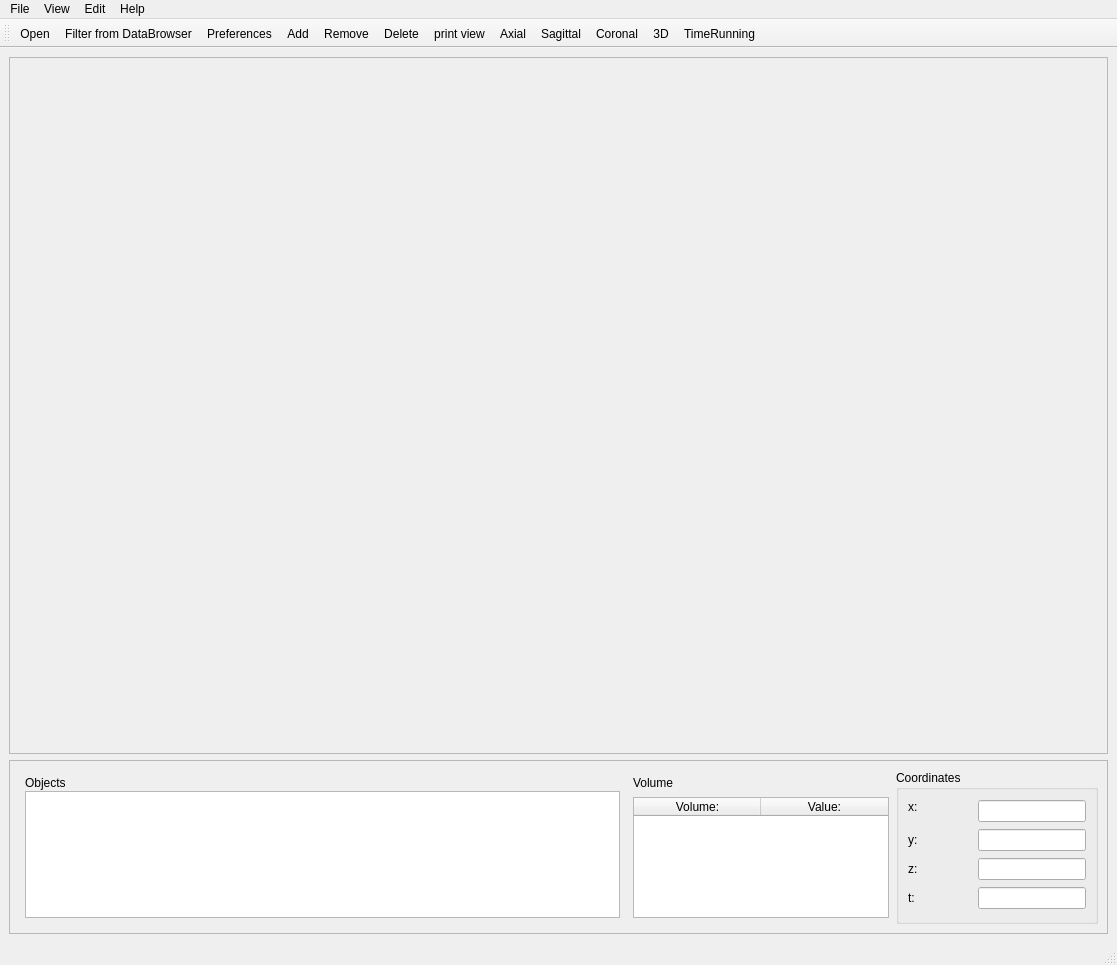
<?xml version="1.0" encoding="UTF-8"?>
<ui version="4.0">
 <class>MainWindow</class>
 <widget class="QMainWindow" name="MainWindow">
  <property name="geometry">
   <rect>
    <x>0</x>
    <y>0</y>
    <width>1117</width>
    <height>965</height>
   </rect>
  </property>
  <property name="windowTitle">
   <string>MainWindow</string>
  </property>
  <widget class="QWidget" name="centralwidget">
   <layout class="QVBoxLayout" name="verticalLayout">
    <item>
     <widget class="QFrame" name="windows">
      <property name="sizePolicy">
       <sizepolicy hsizetype="Preferred" vsizetype="Preferred">
        <horstretch>0</horstretch>
        <verstretch>8</verstretch>
       </sizepolicy>
      </property>
      <property name="minimumSize">
       <size>
        <width>0</width>
        <height>200</height>
       </size>
      </property>
      <property name="baseSize">
       <size>
        <width>0</width>
        <height>0</height>
       </size>
      </property>
      <property name="acceptDrops">
       <bool>true</bool>
      </property>
      <property name="frameShape">
       <enum>QFrame::StyledPanel</enum>
      </property>
      <property name="frameShadow">
       <enum>QFrame::Raised</enum>
      </property>
      <property name="lineWidth">
       <number>1</number>
      </property>
     </widget>
    </item>
    <item>
     <widget class="QFrame" name="frame">
      <property name="sizePolicy">
       <sizepolicy hsizetype="Preferred" vsizetype="Preferred">
        <horstretch>0</horstretch>
        <verstretch>2</verstretch>
       </sizepolicy>
      </property>
      <property name="frameShape">
       <enum>QFrame::StyledPanel</enum>
      </property>
      <property name="frameShadow">
       <enum>QFrame::Raised</enum>
      </property>
      <layout class="QHBoxLayout" name="horizontalLayout" stretch="0,0,0">
       <property name="spacing">
        <number>7</number>
       </property>
       <item>
        <widget class="QWidget" name="objectWidget" native="true">
         <property name="sizePolicy">
          <sizepolicy hsizetype="Preferred" vsizetype="Preferred">
           <horstretch>3</horstretch>
           <verstretch>0</verstretch>
          </sizepolicy>
         </property>
         <layout class="QVBoxLayout" name="Objectbox" stretch="0,0">
          <property name="spacing">
           <number>1</number>
          </property>
          <property name="leftMargin">
           <number>6</number>
          </property>
          <property name="topMargin">
           <number>6</number>
          </property>
          <property name="rightMargin">
           <number>6</number>
          </property>
          <property name="bottomMargin">
           <number>6</number>
          </property>
          <item>
           <widget class="QLabel" name="label_6">
            <property name="sizePolicy">
             <sizepolicy hsizetype="Preferred" vsizetype="Preferred">
              <horstretch>0</horstretch>
              <verstretch>0</verstretch>
             </sizepolicy>
            </property>
            <property name="font">
             <font>
              <pointsize>9</pointsize>
              <weight>50</weight>
              <bold>false</bold>
             </font>
            </property>
            <property name="text">
             <string>Objects</string>
            </property>
            <property name="margin">
             <number>4</number>
            </property>
           </widget>
          </item>
          <item>
           <widget class="QListWidget" name="objectslist">
            <property name="sizePolicy">
             <sizepolicy hsizetype="Expanding" vsizetype="Expanding">
              <horstretch>2</horstretch>
              <verstretch>0</verstretch>
             </sizepolicy>
            </property>
           </widget>
          </item>
         </layout>
        </widget>
       </item>
       <item>
        <layout class="QVBoxLayout" name="volumeWidget" stretch="0,0">
         <property name="topMargin">
          <number>6</number>
         </property>
         <property name="bottomMargin">
          <number>6</number>
         </property>
         <item>
          <widget class="QLabel" name="label_7">
           <property name="font">
            <font>
             <weight>50</weight>
             <bold>false</bold>
            </font>
           </property>
           <property name="text">
            <string>Volume</string>
           </property>
           <property name="margin">
            <number>4</number>
           </property>
          </widget>
         </item>
         <item>
          <widget class="QTableWidget" name="volumesBox">
           <property name="sizePolicy">
            <sizepolicy hsizetype="Expanding" vsizetype="Expanding">
             <horstretch>0</horstretch>
             <verstretch>0</verstretch>
            </sizepolicy>
           </property>
           <property name="editTriggers">
            <set>QAbstractItemView::NoEditTriggers</set>
           </property>
           <property name="verticalScrollMode">
            <enum>QAbstractItemView::ScrollPerItem</enum>
           </property>
           <property name="horizontalScrollMode">
            <enum>QAbstractItemView::ScrollPerPixel</enum>
           </property>
           <attribute name="horizontalHeaderMinimumSectionSize">
            <number>38</number>
           </attribute>
           <attribute name="horizontalHeaderDefaultSectionSize">
            <number>127</number>
           </attribute>
           <column>
            <property name="text">
             <string>Volume:</string>
            </property>
           </column>
           <column>
            <property name="text">
             <string>Value:</string>
            </property>
           </column>
          </widget>
         </item>
        </layout>
       </item>
       <item>
        <widget class="QGroupBox" name="groupBox">
         <property name="sizePolicy">
          <sizepolicy hsizetype="Preferred" vsizetype="Preferred">
           <horstretch>1</horstretch>
           <verstretch>0</verstretch>
          </sizepolicy>
         </property>
         <property name="sizeIncrement">
          <size>
           <width>0</width>
           <height>0</height>
          </size>
         </property>
         <property name="title">
          <string>Coordinates</string>
         </property>
         <layout class="QGridLayout">
          <property name="spacing">
           <number>6</number>
          </property>
          <item row="0" column="0">
           <widget class="QLabel" name="infoLabel">
            <property name="text">
             <string>x:</string>
            </property>
            <property name="alignment">
             <set>Qt::AlignLeading|Qt::AlignLeft|Qt::AlignTop</set>
            </property>
           </widget>
          </item>
          <item row="0" column="1">
           <spacer>
            <property name="orientation">
             <enum>Qt::Horizontal</enum>
            </property>
            <property name="sizeHint" stdset="0">
             <size>
              <width>11</width>
              <height>20</height>
             </size>
            </property>
           </spacer>
          </item>
          <item row="0" column="2">
           <widget class="QLineEdit" name="coordXEdit"/>
          </item>
          <item row="1" column="0">
           <widget class="QLabel" name="label_2">
            <property name="text">
             <string>y:</string>
            </property>
           </widget>
          </item>
          <item row="1" column="1">
           <spacer>
            <property name="orientation">
             <enum>Qt::Horizontal</enum>
            </property>
            <property name="sizeHint" stdset="0">
             <size>
              <width>11</width>
              <height>20</height>
             </size>
            </property>
           </spacer>
          </item>
          <item row="1" column="2">
           <widget class="QLineEdit" name="coordYEdit"/>
          </item>
          <item row="2" column="0">
           <widget class="QLabel" name="label_3">
            <property name="text">
             <string>z:</string>
            </property>
           </widget>
          </item>
          <item row="2" column="1">
           <spacer>
            <property name="orientation">
             <enum>Qt::Horizontal</enum>
            </property>
            <property name="sizeHint" stdset="0">
             <size>
              <width>11</width>
              <height>20</height>
             </size>
            </property>
           </spacer>
          </item>
          <item row="2" column="2">
           <widget class="QLineEdit" name="coordZEdit"/>
          </item>
          <item row="3" column="0">
           <widget class="QLabel" name="label_4">
            <property name="text">
             <string>t:</string>
            </property>
           </widget>
          </item>
          <item row="3" column="1">
           <spacer>
            <property name="orientation">
             <enum>Qt::Horizontal</enum>
            </property>
            <property name="sizeHint" stdset="0">
             <size>
              <width>11</width>
              <height>20</height>
             </size>
            </property>
           </spacer>
          </item>
          <item row="3" column="2">
           <widget class="QLineEdit" name="coordTEdit"/>
          </item>
         </layout>
        </widget>
       </item>
      </layout>
     </widget>
    </item>
   </layout>
  </widget>
  <widget class="QMenuBar" name="menubar">
   <property name="enabled">
    <bool>true</bool>
   </property>
   <property name="geometry">
    <rect>
     <x>0</x>
     <y>0</y>
     <width>1117</width>
     <height>20</height>
    </rect>
   </property>
   <property name="baseSize">
    <size>
     <width>0</width>
     <height>0</height>
    </size>
   </property>
   <widget class="QMenu" name="menuFile">
    <property name="title">
     <string>File</string>
    </property>
    <addaction name="fileOpenAction"/>
    <addaction name="separator"/>
    <addaction name="filterAction"/>
    <addaction name="separator"/>
    <addaction name="actionRecent_file"/>
    <addaction name="separator"/>
    <addaction name="actionSave"/>
    <addaction name="separator"/>
    <addaction name="fileExitAction"/>
   </widget>
   <widget class="QMenu" name="menuView">
    <property name="title">
     <string>View</string>
    </property>
    <addaction name="viewEnable_Volume_RenderingAction"/>
    <addaction name="separator"/>
    <addaction name="viewOpen_Anatomist_main_window"/>
    <addaction name="separator"/>
   </widget>
   <widget class="QMenu" name="menuHelp">
    <property name="title">
     <string>Help</string>
    </property>
   </widget>
   <widget class="QMenu" name="menuEdit">
    <property name="title">
     <string>Edit</string>
    </property>
    <addaction name="actionPreferences"/>
    <addaction name="separator"/>
   </widget>
   <addaction name="menuFile"/>
   <addaction name="menuView"/>
   <addaction name="menuEdit"/>
   <addaction name="menuHelp"/>
  </widget>
  <widget class="QStatusBar" name="statusbar">
   <property name="enabled">
    <bool>true</bool>
   </property>
  </widget>
  <widget class="QToolBar" name="toolBar">
   <property name="windowTitle">
    <string>toolBar</string>
   </property>
   <property name="iconSize">
    <size>
     <width>23</width>
     <height>20</height>
    </size>
   </property>
   <attribute name="toolBarArea">
    <enum>TopToolBarArea</enum>
   </attribute>
   <attribute name="toolBarBreak">
    <bool>false</bool>
   </attribute>
   <addaction name="fileOpenAction"/>
   <addaction name="filterAction"/>
   <addaction name="actionPreferences"/>
   <addaction name="editAddAction"/>
   <addaction name="editRemoveAction"/>
   <addaction name="editDeleteAction"/>
   <addaction name="actionprint_view"/>
   <addaction name="actionAxial"/>
   <addaction name="actionSagittal"/>
   <addaction name="actionCoronal"/>
   <addaction name="action3D"/>
   <addaction name="actionTimeRunning"/>
  </widget>
  <action name="filterAction">
   <property name="icon">
    <iconset resource="IconResources.qrc">
     <normaloff>:/database.png</normaloff>
    </iconset>
   </property>
   <property name="text">
    <string>Filter from DataBrowser</string>
   </property>
  </action>
  <action name="actionAdd_from_directory">
   <property name="text">
    <string>Add from directory</string>
   </property>
  </action>
  <action name="actionRecent_file">
   <property name="text">
    <string>Recent file</string>
   </property>
  </action>
  <action name="viewEnable_Volume_RenderingAction">
   <property name="checkable">
    <bool>true</bool>
   </property>
   <property name="text">
    <string>Enable volume rendering</string>
   </property>
  </action>
  <action name="fileOpenAction">
   <property name="icon">
    <iconset resource="IconResources.qrc">
     <normaloff>:/folder.png</normaloff>
    </iconset>
   </property>
   <property name="text">
    <string>Open</string>
   </property>
  </action>
  <action name="actionSave">
   <property name="text">
    <string>Save</string>
   </property>
  </action>
  <action name="fileExitAction">
   <property name="text">
    <string>Exit</string>
   </property>
  </action>
  <action name="editAddAction">
   <property name="icon">
    <iconset resource="IconResources.qrc">
     <normaloff>:/plus.png</normaloff>
    </iconset>
   </property>
   <property name="text">
    <string>Add</string>
   </property>
   <property name="toolTip">
    <string>Add image to view</string>
   </property>
   <property name="shortcut">
    <string>+</string>
   </property>
  </action>
  <action name="editRemoveAction">
   <property name="icon">
    <iconset resource="IconResources.qrc">
     <normaloff>:/signe-moins.png</normaloff>
    </iconset>
   </property>
   <property name="text">
    <string>Remove</string>
   </property>
   <property name="toolTip">
    <string>Remove image from view</string>
   </property>
   <property name="shortcut">
    <string>-</string>
   </property>
  </action>
  <action name="editDeleteAction">
   <property name="icon">
    <iconset resource="IconResources.qrc">
     <normaloff>:/delete.png</normaloff>
    </iconset>
   </property>
   <property name="text">
    <string>Delete</string>
   </property>
   <property name="toolTip">
    <string>Delete file from dataviewer</string>
   </property>
   <property name="shortcut">
    <string>Ctrl+Del</string>
   </property>
  </action>
  <action name="viewOpen_Anatomist_main_window">
   <property name="text">
    <string>Open Anatomist main window</string>
   </property>
  </action>
  <action name="actionprint_view">
   <property name="icon">
    <iconset resource="IconResources.qrc">
     <normaloff>:/camera.png</normaloff>
    </iconset>
   </property>
   <property name="text">
    <string>print view</string>
   </property>
   <property name="toolTip">
    <string>print actual view</string>
   </property>
  </action>
  <action name="actionAxial">
   <property name="checkable">
    <bool>true</bool>
   </property>
   <property name="icon">
    <iconset resource="IconResources.qrc">
     <normaloff>:/RE_ Icons/ax-01.png</normaloff>
    </iconset>
   </property>
   <property name="text">
    <string>Axial</string>
   </property>
   <property name="toolTip">
    <string>Show Axial view</string>
   </property>
  </action>
  <action name="actionSagittal">
   <property name="checkable">
    <bool>true</bool>
   </property>
   <property name="icon">
    <iconset resource="IconResources.qrc">
     <normaloff>:/RE_ Icons/sag-01.png</normaloff>
    </iconset>
   </property>
   <property name="text">
    <string>Sagittal</string>
   </property>
   <property name="toolTip">
    <string>Show Sagittal view</string>
   </property>
  </action>
  <action name="actionCoronal">
   <property name="checkable">
    <bool>true</bool>
   </property>
   <property name="icon">
    <iconset resource="IconResources.qrc">
     <normaloff>:/RE_ Icons/coro-01.png</normaloff>
    </iconset>
   </property>
   <property name="text">
    <string>Coronal</string>
   </property>
   <property name="toolTip">
    <string>Show coronal view</string>
   </property>
  </action>
  <action name="action3D">
   <property name="checkable">
    <bool>true</bool>
   </property>
   <property name="icon">
    <iconset resource="IconResources.qrc">
     <normaloff>:/RE_ Icons/dimension-01.png</normaloff>
    </iconset>
   </property>
   <property name="text">
    <string>3D</string>
   </property>
   <property name="toolTip">
    <string>Show view in 3D</string>
   </property>
  </action>
  <action name="actionPreferences">
   <property name="icon">
    <iconset resource="IconResources.qrc">
     <normaloff>:/settings.png</normaloff>
    </iconset>
   </property>
   <property name="text">
    <string>Preferences</string>
   </property>
  </action>
  <action name="actionTimeRunning">
   <property name="checkable">
    <bool>true</bool>
   </property>
   <property name="icon">
    <iconset resource="IconResources.qrc">
     <normaloff>:/play.png</normaloff>
    </iconset>
   </property>
   <property name="text">
    <string>TimeRunning</string>
   </property>
   <property name="toolTip">
    <string>Display time images automatically by choosing the frame rate in the settings</string>
   </property>
  </action>
 </widget>
 <resources>
  <include location="IconResources.qrc"/>
 </resources>
 <connections/>
</ui>
